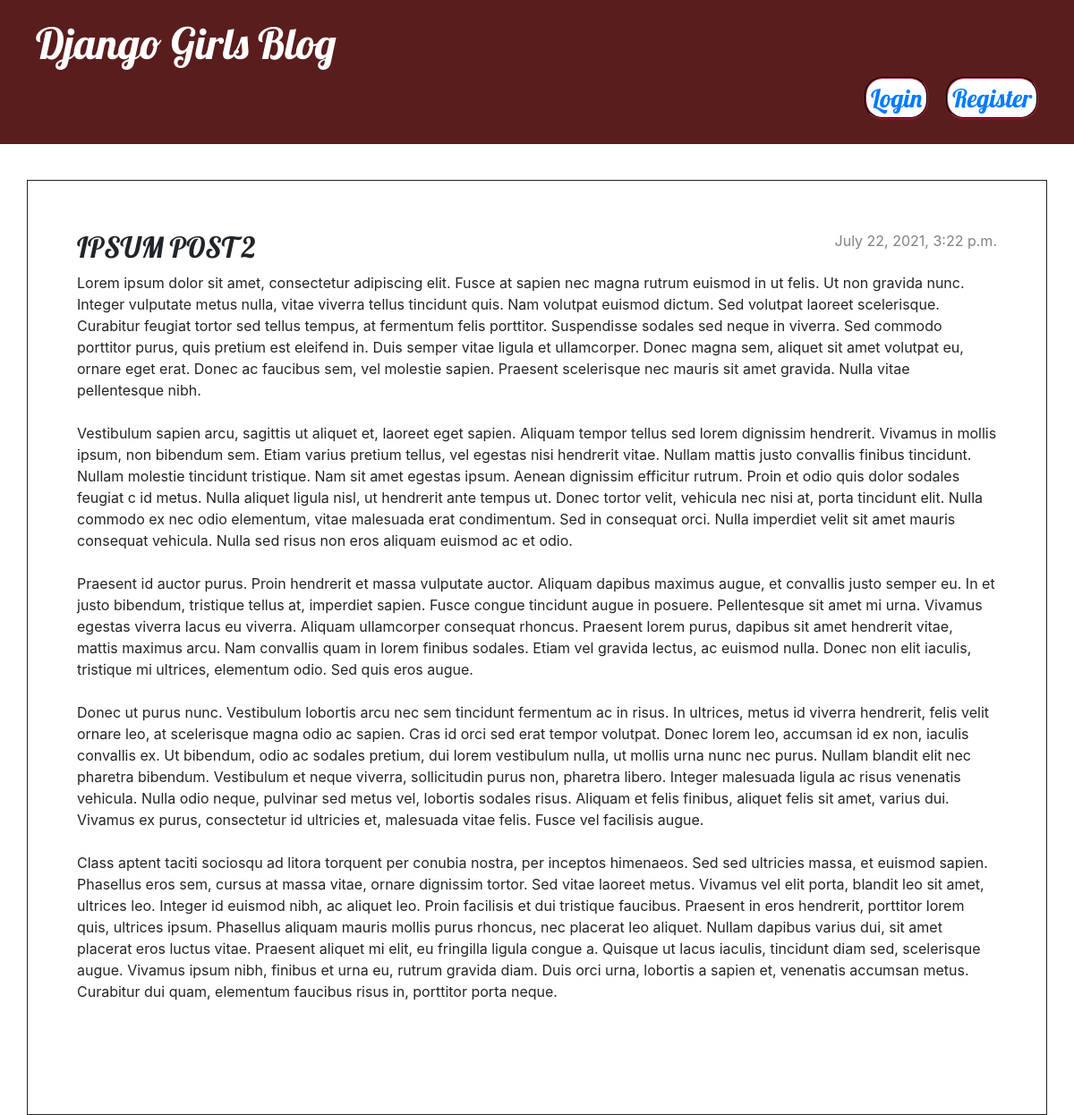
The app's page /post/2/ with its own data.
### blog/models.py (models this page shows, shortened)
class Post(models.Model):
    author = models.ForeignKey(settings.AUTH_USER_MODEL, on_delete=models.CASCADE)
    title = models.CharField(max_length=200)
    text = models.TextField(null=True, blank= True)
    created_date = models.DateTimeField(default=timezone.now)
    published_date = models.DateTimeField(blank=True, null=True)

### blog/views.py (the view)
# urls.py: path('post/<int:pk>/', views.post_detail, name='post_detail'),
def post_detail(request, pk):
    post = get_object_or_404(Post, pk=pk)
    return render(request, 'blog/post_detail.html', {'post':post})

### templates/blog/post_detail.html (shortened to what this page needs)
{% extends 'base.html' %}
{% block content %}
    <article class="post">
        {% if post.published_date %}
            <time class="date">
                {{ post.published_date }}
            </time>
        {% endif %}
        <h2>{{ post.title }}</h2>
        <p>{{ post.text|linebreaksbr }}</p>
    </article>
{% endblock %}

### blog/static/css/blog.css (style rules this page uses)
h1, h2, h3, h4 { font-family: 'Lobster', cursive; }
.date { color: #828282; }
.post { margin-bottom: 70px; }
.post > .date, .post > .actions { float: right; }

### records on screen
Post: published_date "July 22, 2021, 3:22 p.m.", title "IPSUM POST 2", text "Lorem ipsum dolor sit amet, consectetur adipiscing elit. Fusce at sapien nec magna rutrum euismod in ut felis. Ut non gravida nunc. Integer vulputate metus nulla, vitae viverra tellus tincidunt quis. Nam volutpat euismod dictum. Sed volutpat laoreet scelerisque. Curabitur feugiat tortor sed tellus tempus, at fermentum felis porttitor. Suspendisse sodales sed neque in viverra. Sed commodo porttitor purus, quis pretium est eleifend in. Duis semper vitae ligula et ullamcorper. Donec magna sem, aliquet sit amet volutpat eu, ornare eget erat. Donec ac faucibus sem, vel molestie sapien. Praesent scelerisque nec mauris sit amet gravida. Nulla vitae pellentesque nibh. Vestibulum sapien arcu,…"
